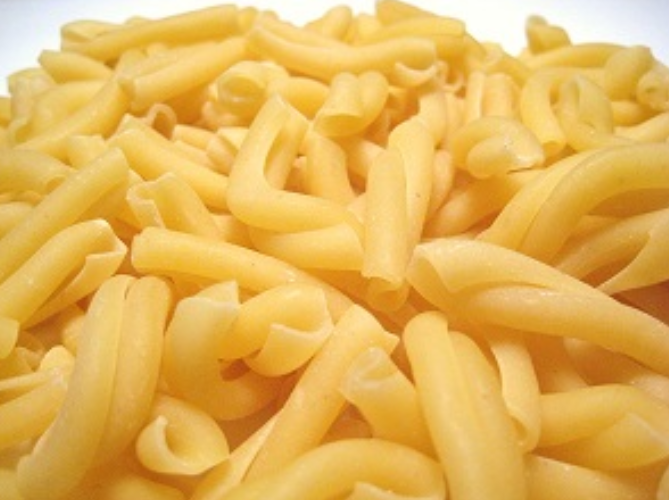
#> input picture lesson_3/lesson_3_6.png, 669 x 500 px
$ jupyter execute lesson_3.ipynb
#> lines starting #> are read from the running program, lines starting #| are printed output that depends on the picture
# HOMEWORK 3

For this homework you are going to implement the **unsharp masking** filter (USM). It is a technique to improve the sharpness of an image by combining the image with its blurred (unsharp) version. See the Wikipedia [page](https://en.wikipedia.org/wiki/Unsharp_masking) for more details.

### Unsharp Masking (USP)
The USM technique consists of the following steps:
* Load the image you will be working with.
* Create a blurred (unsharp) version of the original image.
* Add the unsharp image (with a certain **weight**) to the original.

To sum it up, the USM performs the following operation:

`sharpened = original + (original − unsharp) × amount`

Even though we provide you an image to work with, you are welcome to use your own images :-)

[cell 1]
import cv2
import numpy as np
from matplotlib import pyplot as plt
plt.rcParams['figure.figsize'] = [20, 20]

[cell 2]
img = cv2.imread('lesson_3_6.png')
#> img is the input picture: shape (500, 669, 3); mean B, G, R 88.9, 180, 228.2
# img = cv2.imread('kodim01.png')
img = cv2.cvtColor(img, cv2.COLOR_BGR2RGB)
unsharp = cv2.GaussianBlur(img, ksize=(7, 7), sigmaX=5)

# Create the difference image (original − unsharp)
# Note: Remember that you are working with uint8 data types. Any addition or substractions
# might result in overflow or underflow, respectively. You can prevent this by casting the images to float.
img = img / 255
unsharp = unsharp / 255
diff = img  - unsharp
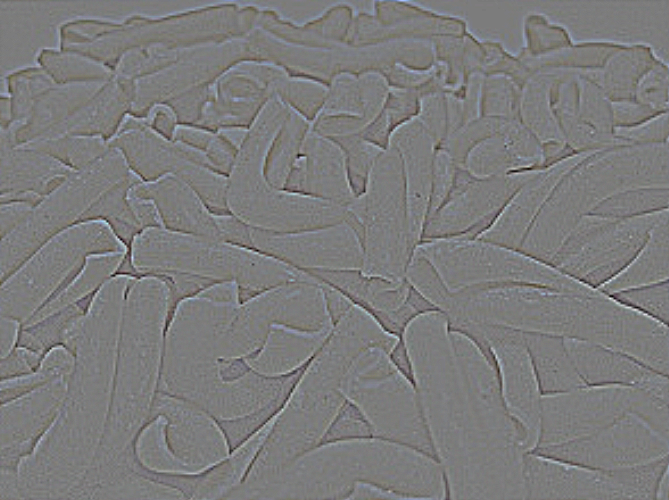
#> diff: shape (500, 669, 3) float64; mean R, G, B -1.01e-05, -2.84e-06, 5.97e-06; drawn with min black and max white


# Apply USM to get the resulting image using `sharpened = original + (original − unsharp) × amount`
# Note: Again, take care of underflows/overflows if necessary.
sharpened_coeffs = [0.5, 1.0, 1.5, 2.0, 10.0, 50.0]
sharpened_images = []
for coeff in sharpened_coeffs:
    sharpened = img + coeff * diff
    sharpened = np.clip(sharpened, 0.0, 1.0)
    sharpened_images.append({
        'image': sharpened,
        'coeff': coeff
    })
#> this loop made 6 passes
#> pass 2, `sharpened = img + coeff * diff`:
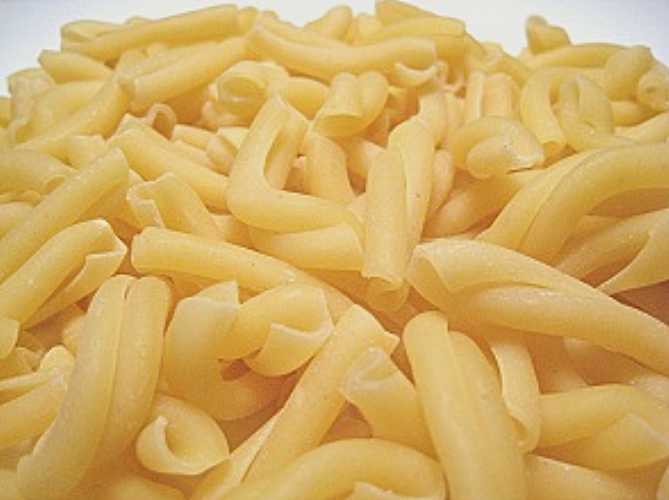
#> sharpened: shape (500, 669, 3) float64; mean R, G, B 0.895, 0.706, 0.349; drawn with min black and max white
#> after the loop, sharpened_images = 6 items

plt.subplot(331), plt.imshow(img), plt.title("Original")
plt.subplot(332), plt.imshow(sharpened_images[2]['image']), plt.title(f"Optimal. Coefficient={sharpened_images[2]['coeff']}")
plt.subplot(333), plt.imshow(unsharp), plt.title("Blurred")


for i, item in enumerate(sharpened_images):
    index = 334 + i
    plt.subplot(index), plt.imshow(item['image']), plt.title(f"Coefficient={item['coeff']}")
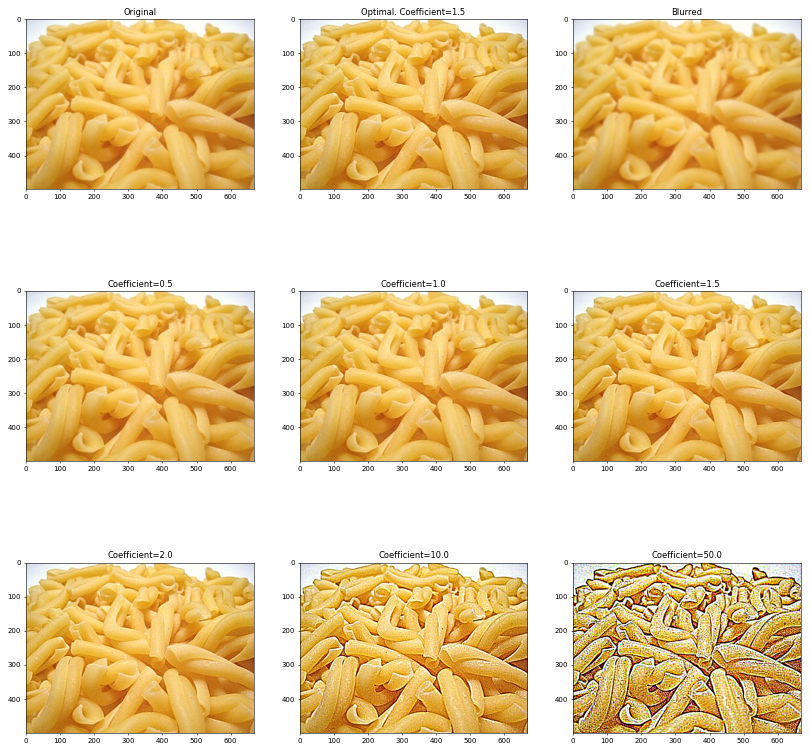
#> figure drawn by matplotlib, 9 panels

$ run again, with lesson_3/lesson_3_2.png copied over lesson_3/lesson_3_6.png
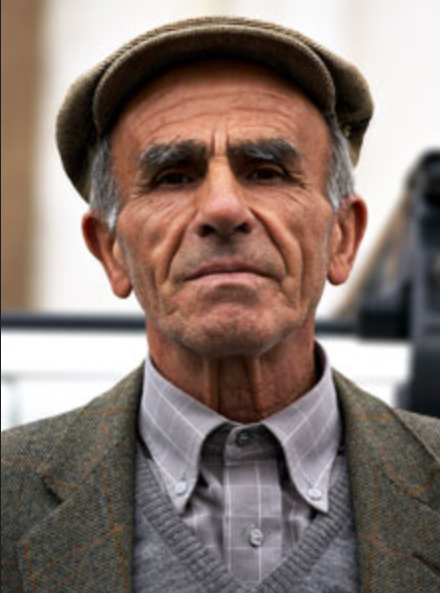
#> input picture lesson_3/lesson_3_2.png, 440 x 593 px
#> img is the input picture: shape (593, 440, 3); mean B, G, R 111.1, 118.2, 134.7
#> `diff = img  - unsharp`:
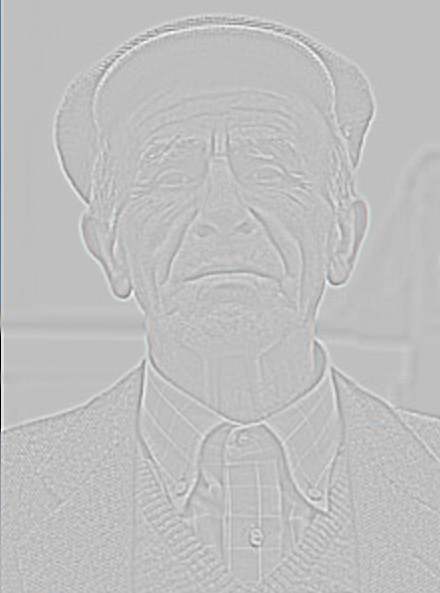
#> diff: shape (593, 440, 3) float64; mean R, G, B -0.000423, -0.000356, -0.0003; drawn with min black and max white
#> the loop `for coeff in sharpened_coeffs:` made 6 passes
#> pass 2, `sharpened = img + coeff * diff`:
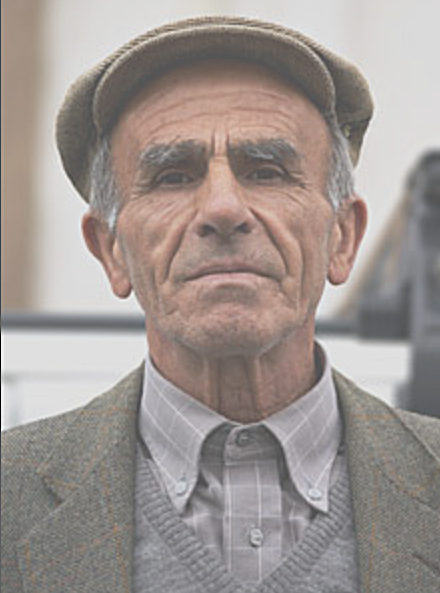
#> sharpened: shape (593, 440, 3) float64; mean R, G, B 0.528, 0.463, 0.435; drawn with min black and max white
#> after the loop `for coeff in sharpened_coeffs:`: sharpened_images = 6 items
#> the loop `for i, item in enumerate(sharpened_images):` made 6 passes

$ run again, with lesson_3/lesson_3_3.png copied over lesson_3/lesson_3_6.png
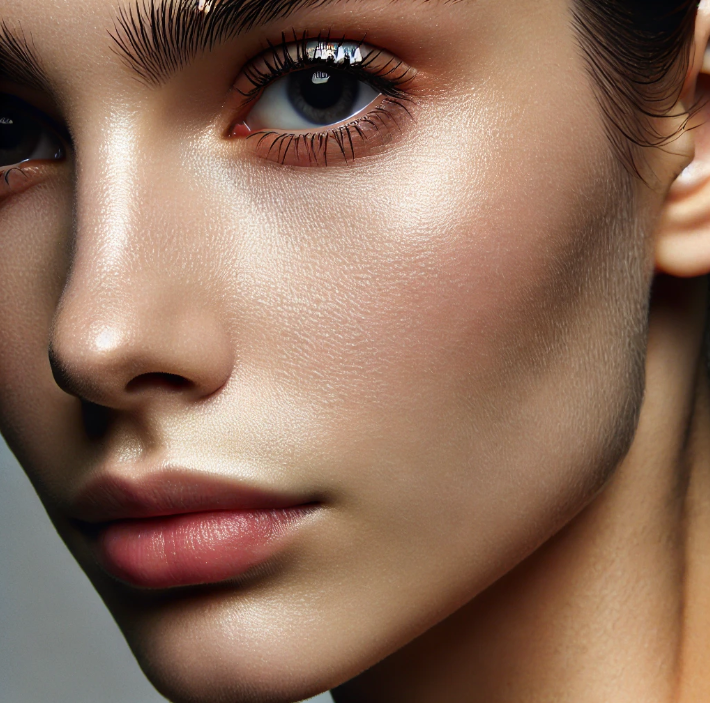
#> input picture lesson_3/lesson_3_3.png, 710 x 703 px
#> img is the input picture: shape (703, 710, 3); mean B, G, R 91.2, 110.1, 141.7
#> `diff = img  - unsharp`:
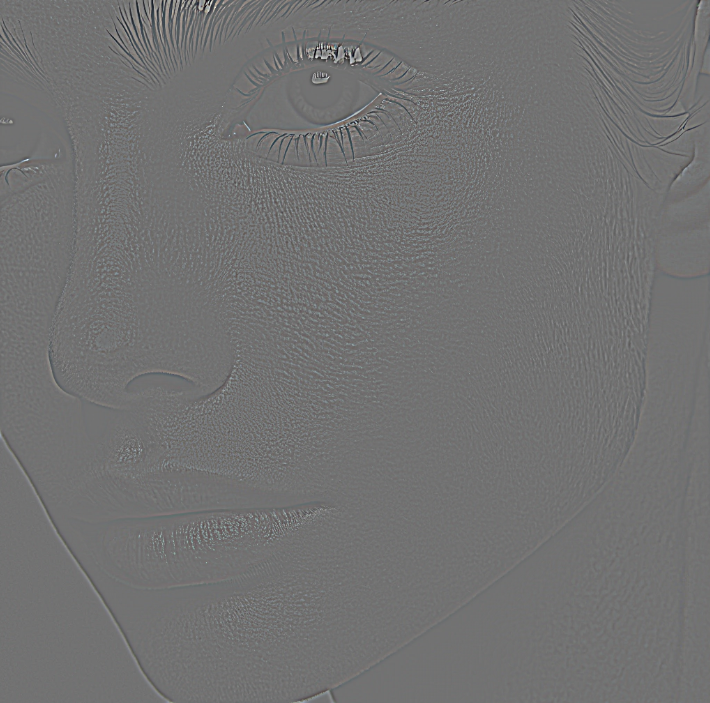
#> diff: shape (703, 710, 3) float64; mean R, G, B -6.59e-06, -7.19e-06, -6.58e-06; drawn with min black and max white
#> the loop `for coeff in sharpened_coeffs:` made 6 passes
#> pass 1, `sharpened = img + coeff * diff`:
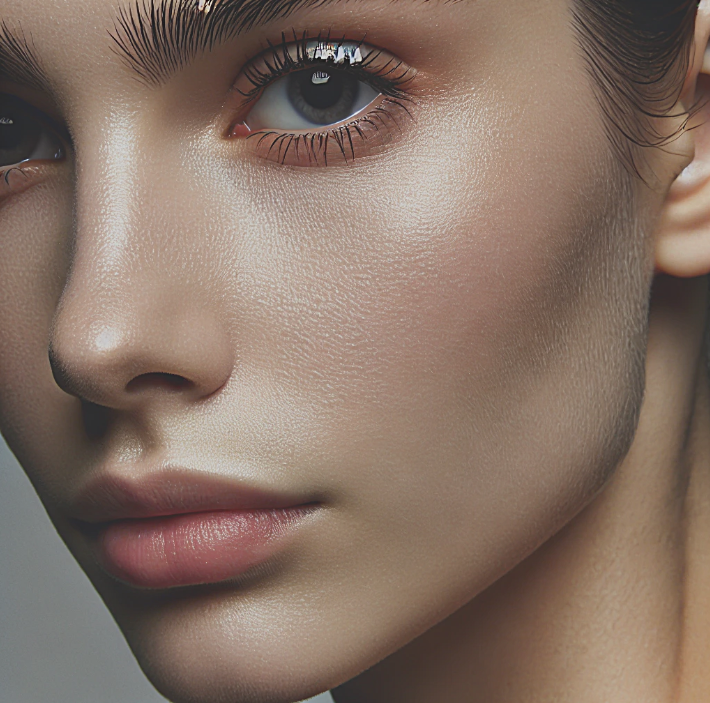
#> sharpened: shape (703, 710, 3) float64; mean R, G, B 0.556, 0.432, 0.358; drawn with min black and max white
#> after the loop `for coeff in sharpened_coeffs:`: sharpened_images = 6 items
#> the loop `for i, item in enumerate(sharpened_images):` made 6 passes
